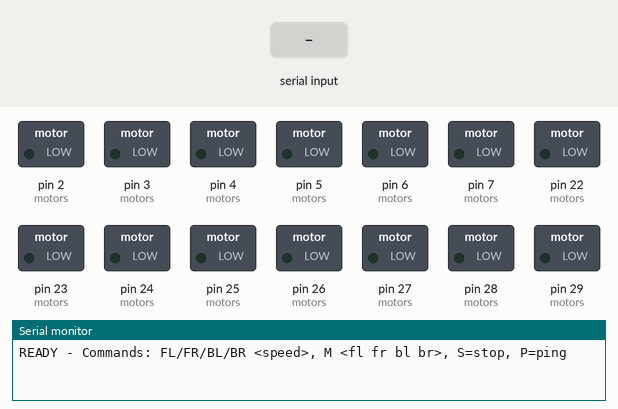
This sketch was run on a simulated Arduino Mega 2560, built with avr-gcc and run on an emulated ATmega2560. Shown: switched loads named in the sketch (green lamp = pin HIGH), the last lines printed to the serial monitor. The test bench sets the inputs (shaded band).

Above: at 1.2 s.
1.3 s: "M 45\n" received over Serial
At 2.5 s:
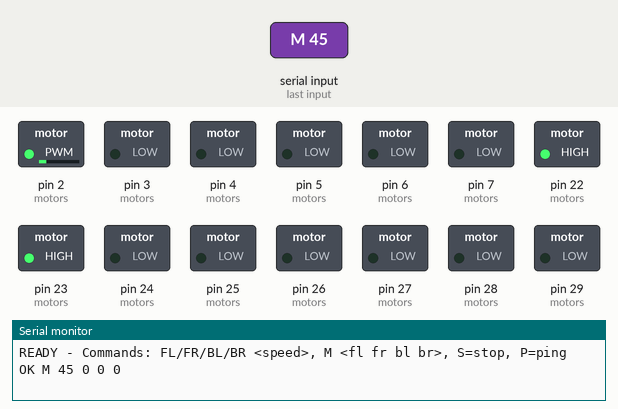
2.8 s: "FL\n" received over Serial
At 3.6 s:
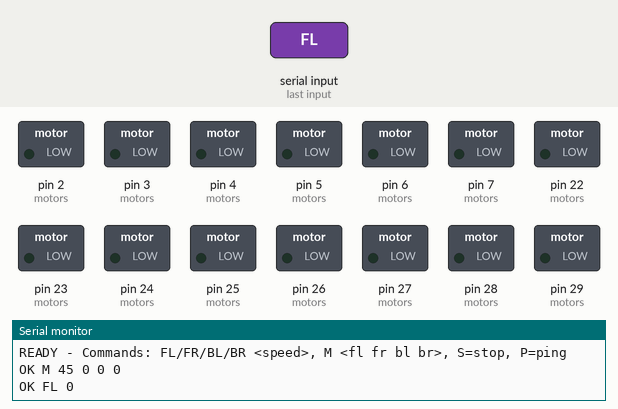
4.3 s: "FR\n" received over Serial
Timing chart, 0 to 7.3 s (numbered marks = the images above; inputs shaded):
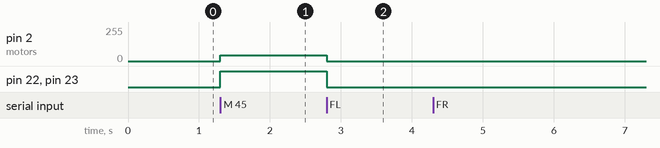

The sketch:

mecanum_motor_control.ino
```cpp
/*
 * Mecanum Robot Motor Control - Arduino Mega
 * 4x BTS7960 Motor Drivers
 * Serial from Pi4 @ 115200 baud
 *
 * Protocol:
 *   FL <speed>\n   → Front-Left motor (-255..255)
 *   FR <speed>\n   → Front-Right motor
 *   BL <speed>\n   → Back-Left (Rear-Left) motor
 *   BR <speed>\n   → Back-Right (Rear-Right) motor
 *   M <fl> <fr> <bl> <br>\n → all four at once
 *   S\n            → emergency stop
 *   P\n            → ping (replies PONG)
 *
 * BTS7960 Pin Mapping:
 *   Motor        LPWM  RPWM  L_EN  R_EN
 *   Front-Left     2     3    22    23
 *   Front-Right    4     5    24    25
 *   Rear-Left      6     7    26    27
 *   Rear-Right     8     9    28    29
 */

struct Motor {
  uint8_t lpwm;
  uint8_t rpwm;
  uint8_t len;
  uint8_t ren;
};

enum { FL = 0, FR = 1, BL = 2, BR = 3, NUM_MOTORS = 4 };

Motor motors[NUM_MOTORS] = {
  { 2, 3, 22, 23 },  // Front-Left
  { 4, 5, 24, 25 },  // Front-Right
  { 6, 7, 26, 27 },  // Rear-Left
  { 8, 9, 28, 29 },  // Rear-Right
};

void setMotor(uint8_t idx, int16_t speed) {
  if (idx >= NUM_MOTORS) return;
  speed = constrain(speed, -255, 255);
  Motor &m = motors[idx];

  // Enable driver
  digitalWrite(m.len, HIGH);
  digitalWrite(m.ren, HIGH);

  if (speed > 0) {
    analogWrite(m.lpwm, speed);
    analogWrite(m.rpwm, 0);
  } else if (speed < 0) {
    analogWrite(m.lpwm, 0);
    analogWrite(m.rpwm, -speed);
  } else {
    analogWrite(m.lpwm, 0);
    analogWrite(m.rpwm, 0);
    digitalWrite(m.len, LOW);
    digitalWrite(m.ren, LOW);
  }
}

void stopAll() {
  for (uint8_t i = 0; i < NUM_MOTORS; i++) setMotor(i, 0);
}

char buf[64];
uint8_t bufIdx = 0;

void processCommand(char *cmd) {
  while (*cmd == ' ') cmd++;

  // Single motor commands
  if (strncmp(cmd, "FL", 2) == 0) {
    setMotor(FL, atoi(cmd + 2));
    Serial.print("OK FL "); Serial.println(atoi(cmd + 2));
  }
  else if (strncmp(cmd, "FR", 2) == 0) {
    setMotor(FR, atoi(cmd + 2));
    Serial.print("OK FR "); Serial.println(atoi(cmd + 2));
  }
  else if (strncmp(cmd, "BL", 2) == 0) {
    setMotor(BL, atoi(cmd + 2));
    Serial.print("OK BL "); Serial.println(atoi(cmd + 2));
  }
  else if (strncmp(cmd, "BR", 2) == 0) {
    setMotor(BR, atoi(cmd + 2));
    Serial.print("OK BR "); Serial.println(atoi(cmd + 2));
  }

  // All four motors
  else if (cmd[0] == 'M' && cmd[1] == ' ') {
    char *p = cmd + 2;
    int16_t speeds[4];
    for (uint8_t i = 0; i < 4; i++) {
      speeds[i] = (int16_t)strtol(p, &p, 10);
    }
    for (uint8_t i = 0; i < 4; i++) setMotor(i, speeds[i]);
    Serial.print("OK M ");
    for (uint8_t i = 0; i < 4; i++) { Serial.print(speeds[i]); Serial.print(" "); }
    Serial.println();
  }

  // Stop
  else if (cmd[0] == 'S' || cmd[0] == 's') {
    stopAll();
    Serial.println("OK STOP");
  }

  // Ping
  else if (cmd[0] == 'P' || cmd[0] == 'p') {
    Serial.println("PONG");
  }

  else {
    Serial.print("ERR: "); Serial.println(cmd);
  }
}

void setup() {
  Serial.begin(115200);

  for (uint8_t i = 0; i < NUM_MOTORS; i++) {
    pinMode(motors[i].lpwm, OUTPUT);
    pinMode(motors[i].rpwm, OUTPUT);
    pinMode(motors[i].len, OUTPUT);
    pinMode(motors[i].ren, OUTPUT);
  }
  stopAll();

  Serial.println("READY - Commands: FL/FR/BL/BR <speed>, M <fl fr bl br>, S=stop, P=ping");
}

void loop() {
  while (Serial.available()) {
    char c = Serial.read();
    if (c == '\n' || c == '\r') {
      if (bufIdx > 0) {
        buf[bufIdx] = '\0';
        processCommand(buf);
        bufIdx = 0;
      }
    } else if (bufIdx < sizeof(buf) - 1) {
      buf[bufIdx++] = c;
    }
  }
}
```

Measured:
- after the input at 1.3 s, pin 2 (motors): 0/255 → 45/255 at once; pin 22 (motors), pin 23 (motors): LOW → HIGH at once
- after the input at 2.8 s, pin 2 (motors): 45/255 → 0/255 at once; pin 22 (motors), pin 23 (motors): HIGH → LOW at once
